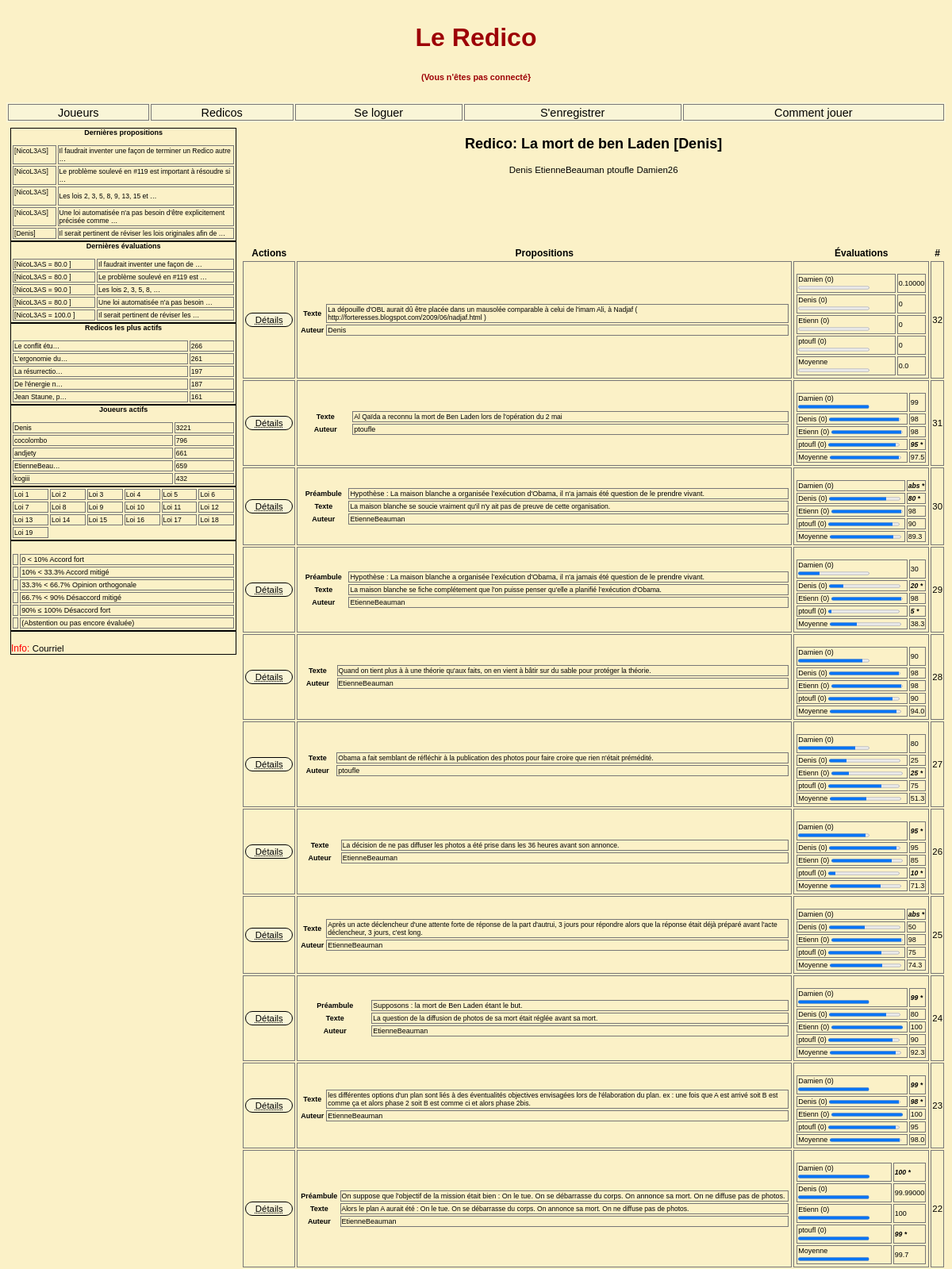
/redico/10/ (upper part), run on the app's committed database.
### redicos/models.py (models this page shows, shortened)
class Redico(models.Model):
    titre = models.TextField(unique=True)
    createur = models.ForeignKey(User, editable=False, on_delete=models.CASCADE, related_name='Redico_createur')
    debut = models.DateTimeField(auto_now_add=True)
    actif = models.BooleanField(default=True, editable=True)
    def participants_noms_ids(self):
        noms_ids = list(Proposition.objects.filter(redico=self.id).values(nom_=F('auteur__username'),id_=F('auteur__id')).distinct())
        return noms_ids
    def nb_joueurs(self):
        return len(self.participants_noms_ids())
    def les_props(self):
        props = Proposition.objects.filter(redico=self.id).order_by('-sequence')
        return props
    def nb_props(self):
        return len(self.les_props())
    def participe_au_redico(self, joueur_id):
        participants = self.participants_noms_ids()
        try:
            p = list(map(itemgetter('id_'), participants)).index(joueur_id)
            return True
        except:
            return False
    def heatmap(self):
        def my_apply(row):
            df_diff.at[row.J0, row.J1] = abs(row.e0 - row.e1)
        def df_bg_color(val):
            if   val > 0 and val < 10:       color = '#01B400'
            elif val >= 10 and val < 33.3:   color = '#51FF50'
            elif val >= 33.3 and val < 66.7: color = '#FFFFFF'
            elif val >= 66.7 and val < 90:   color = '#FE504F'
            elif val >= 90 and val <= 100:   color = '#B40001'
            else:                            color = '#c8d1d7'
            return f'background-color: {color}; color: black;'
        def df_diff():
            lst = []
            for prop in self.les_props(): # [<Proposition: Proposition object (3511)>, ... ]
                for p in prop.df_diff()['lst']:
                    lst.append(p)
            df = pd.DataFrame(lst, columns=['red_id', 'props_seq', 'J0', '#0', 'e0', 'J1', '#1', 'e1'])
            num = df._get_numeric_data()
            num[num < 0] = np.nan
            df['écart'] = abs(df['e0'] - df['e1'])
            df = df.sort_values(by=['props_seq', 'J0', 'J1'])
            return {'lst': lst,
                    'df': df}
        df_diff = df_diff()['df']
        df_diff.apply(my_apply, axis=1)
        if df_diff.empty == False:
            df_diff.groupby(['props_seq', 'J0', 'J1']).mean()
            df = df_diff['écart'].groupby([df_diff['J0'], df_diff['J1']]).mean()
            df = df.to_frame()
            print(f'df: L198 {df}')
            print(f'df: L200 {df}')
            df = df.style.set_caption('Écarts').\
                          highlight_max(subset='écart', color='#cf7474', axis=0).\
                          highlight_min(subset='écart', color='#01B400', axis=0).\
                          set_precision(2).render()
            print(f'L 203 {df}')
            return df
        else:
            return None

### propositions/models.py (models this page shows, shortened)
class Proposition(models.Model):
    auteur      = models.ForeignKey(User, editable=False, on_delete=models.CASCADE)
    redico      = models.ForeignKey('redicos.Redico', editable=False, on_delete=models.CASCADE)
    sequence    = models.IntegerField(editable=False)    # Repart a 1 pour chaque redico
    texte       = models.TextField()
    photo       = models.ImageField(blank=True, upload_to='static/image')  # Il faut instaler PIL
    lien        = models.URLField(blank=True)
    preambule   = models.TextField(blank=True, verbose_name='preambule')
    date_de_pub = models.DateField(verbose_name='date de publication', auto_now_add=True)
    def evals(self):
        evals = Evaluation.objects.filter(proposition=self.id).order_by('joueur__username')  # .values_list('eval', flat=True)
        prop_evals = evals.values(redId=F('proposition__redico_id'),
                                     seqId=F('proposition__sequence'),
                                     nom=F('joueur__username'),
                                     joueurId=F('joueur'),
                                     evaluation=F('eval'),
                                     le_commentaire=F('commentaire'),
                                     nbEdits=F('nb_edit'),
                                     laDate=F('date_eval'))
        joueur_eval_comb = list(itertools.combinations(prop_evals, 2))
        if len(evals) > 1:
            eval00 = joueur_eval_comb[0][0]['evaluation']
            eval01 = joueur_eval_comb[0][1]['evaluation']
            if (eval00 == -1) or (eval01 == -1):
                diff = 0
            else:
                diff = abs(eval00-eval01)
        else:
            diff = 0
        return { 'evals': prop_evals , 'diff': diff, 'joueur_eval_comb': joueur_eval_comb }
    def les_evaluateurs_id(self):
        evaluateurs_id = list(Evaluation.objects.filter(proposition=self.id).
                        values_list('proposition__evaluation__joueur', flat=True).distinct())
        return evaluateurs_id
    def nb_evaluations(self):
        nb = len(self.evals()['evals'])
        return nb
    def moyenne_des_evals(self):
        moy = Evaluation.objects.filter(Q(proposition=self.id) & ~Q(eval=-1)).aggregate(Avg('eval'))
        return moy['eval__avg']
    def joueurs_eval_comb(self):
        evals = self.evals()['evals']
        joueur_eval = list(evals.values_list('proposition__redico_id', 'proposition__sequence', 'joueur__username', 'joueur', 'eval'))
        joueur_eval_comb = sorted(itertools.combinations(joueur_eval, 2))
        return joueur_eval_comb
    def df_diff(self):
        lst = []
        for couple in self.joueurs_eval_comb():
            prop_seq = couple[0][1];
            red = couple[0][0];      id1  = couple[1][0]
            nom0 = couple[0][2][:5]; nom1 = couple[1][2][:5]
            id0 = couple[0][3];      id1  = couple[1][3]
            val0 = couple[0][4];     val1 = couple[1][4]
            lst.append([red, prop_seq, nom0, id0, val0, nom1, id1, val1])
        df_diff = pd.DataFrame.from_records(lst,
                                            columns=['red', 'props_seq', 'nom0', 'id0', 'e0', 'nom1', 'id1', 'e1'])
        df_diff['diff'] = (abs(df_diff['e0'] - df_diff['e1']))/100
        df_diff = df_diff.sort_values(by=['nom0'])
        return {'df':df_diff, 'lst':lst}

### redicos/views.py (the view)
def detail(request, redico_id):
    red = Redico.objects.filter(pk=redico_id)[0]
    props = red.les_props()
    nb_joueurs = red.nb_joueurs()
    d1 = {}
    try:
        stats = red.heatmap()
        d1['stats'] = stats
    except:
        pass
    d2 = { 'red': red,
          'props': props,
          'redico_id':redico_id,
          'show_profil': True,
          'show_stats': True,
          'show_add_redico': False,
          'show_edit_redico': False,
          'show_supprime_redico': False,
          'show_add_prop': True,
          'show_edit_prop': False,
          'show_supprime_prop': False,
          'show_add_eval': False,
          'show_edit_eval': False,
          }
    c = {**d1, **d2}
    return render(request, "redicos/detail.html", c)

### redicos/context_processors.py (called while the page is built)
def redicos_importants(request):
    redicos_importants = Proposition.objects.all().values('redico__id', 'redico__titre').annotate(cnt=Count('redico')).order_by('-cnt')[:nb_Items]
    return { 'redicos_importants': redicos_importants, }

def redicos_dynamiques(request):
    redicos_dynamiques = Proposition.objects.all().values('redico__id', 'redico__titre').annotate(cnt=Count('redico')).order_by('-cnt')[:nb_Items]
    return {'redicos_dynamiques': redicos_dynamiques, }

def dern_props(request):
    dernieres_props = Proposition.objects.all().values('texte', 'redico__id', 'sequence', 'auteur__id', 'auteur__username').order_by('-id')[:nb_Items]
    return {'dern_props': dernieres_props, }

def dern_evals(request):
    dernieres_evals = Evaluation.objects.all().values('proposition__sequence',
                                                      'proposition__redico__id',
                                                      'proposition__texte',
                                                      'joueur__username',
                                                      'eval').order_by('-id')[:nb_Items]
    return {'dern_evals': dernieres_evals, }

def joueurs_actifs(request):
    joueurs_actifs = Evaluation.objects.all().values('joueur__username', 'joueur__id').annotate(cnt=Count('joueur')).order_by('-cnt')[:nb_Items]
    return {'joueurs_actifs': joueurs_actifs,}

### redicos/templatetags/evaluations_tags.py (called while the page is built)
@register.simple_tag(takes_context=True)
def detail_de_la_proposition(context):
    redico_Id = context.dicts[5]['prop'].redico_id
    sequence_Id = context.dicts[5]['prop'].sequence
    html = mark_safe(f""" <div> <button class='btn-action'>
                                <a href="/redico/{ redico_Id }/proposition/{sequence_Id}">
                                <i class="fas fa-eye""></i>
                                <abbr title="D�tail de la propositiin">D�tails</abbr></a>
                                </button> </div> """)
    return html

### redicos/templatetags/gb_filters.py (called while the page is built)
@register.filter(name='abstention')
@stringfilter
def abstention(value):
    try:
        if float(value.replace(',','.')) < 0:
            return 'abs'
        else:
            return u"%s\n" % (value)
    except:
        return u"%s\n" % (value)

### templates/redicos/detail.html (shortened to what this page needs)
{% extends "base.html"  %}
{% load evaluations_tags %}
{% load gb_filters %}
{% load i18n %}
{% block index-detail %}
<div class="div-index-detail">
    <table class="redico-detail">
            <thead>
                <caption>
                    <h2>Redico: {{ red.titre }} [{{ red.createur }}]</h2>
                    <div class="liste-joueurs">
                        {% for info in  red.participants_noms_ids %}
                             <a href="{% url 'joueur-detail' info.id_ %}">{{ info.nom_ }}</a>
                        {% endfor %}
                    </div>
                    <br />
                      <div class="div-wrapper">
                    </div>
                <br />
                    <th class="Actions">Actions</th>
                    <th class="Proposition">Propositions</th>
                    <th class="Evaluation">Évaluations</th>
                    <th class="No">#</th>
                </caption>
            </thead>
            {% for prop in props %}
                <tr>
                    <div>
                        <td>
                        {% detail_de_la_proposition %}
                        </td>
                    </div>
                    <div>
                    <td>
                        <table class="colprop">
                            {% if prop.preambule %}
                                <tr>
                                    <th>Préambule</th>
                                    <td style="word-break: break-word"> {{ prop.preambule|safe|urlize|truncatewords:50  }}
                                    </td>
                                </tr>
                            {% endif %}
                            <tr>
                                <th>Texte</th>
                                <td  style="word-break: break-word" ><a href="{% url "proposition-detail" red.id prop.sequence %}">{{ prop.texte }}</a></td>
                            </tr>
                            <tr>
                                <th>Auteur</th><td> {{ prop.auteur }}</td>
                            </tr>
                    </table>
                    </td>
                    </div>
                    <div>
                    <td>
                <div>
                <table class="colonneEvaluation">
                    {% for e in prop.evals.evals %}
                        <tr>
                            <td>
                                {{ e.nom|slice:":6" }} ({{ e.nbEdits }})
                                {% if e.evaluation >= 0 %}
                                <progress class="progress" value={{ e.evaluation|abstention }} max="100"></progress>
                                {% endif %}
                            </td>
                            {% if e.le_commentaire %}
                                <td>
                                    <a title="{{ e.le_commentaire }}"
                                    href="{% url "proposition-detail" red.id prop.sequence %}">
                                    <b><i>{{ e.evaluation|floatformat:"-5"|abstention }} *</i></b></a>
                                </td>
                            {% else %}
                                <td>{{ e.evaluation|floatformat:"-5"|abstention }}</td>
                            {% endif %}
                        </tr>
                    {% endfor %}
                    {% if prop.nb_evaluations > 1 %}
                        <td>Moyenne
                         <progress class="progress" value={{ prop.moyenne_des_evals|abstention }} max="100"></progress>
                        </td>
                        <td>
                            {{ prop.moyenne_des_evals|floatformat:1 }}
                        </td>
                    {% endif %}
                </table>
                </div>
                </td>
                </div>
                    <div>
                        <td>
                            <a href="{% url 'proposition-detail' red.id prop.sequence %}">{{ prop.sequence }}</a>
                        </td>
                    </div>
                </tr>
            {% endfor %}
    </table>
</div>
{% endblock index-detail %}

### css/redico4.css (style rules this page uses)
body { font-family: Arial; background-color: #fbf1c7; }
.div-index-detail { grid-area: 4 / 4 / 11 / -1; }
.div-index-detail caption { color: black; }
table { font-size: 0.75em; color: black; border: solid 0px #6f6e71; margin-left: auto; margin-right: auto; width: 100%; }
table caption { color: wheat; }
table caption .div-wrapper { display: flex; border: solid 0px red; margin-top: 20px; width: 100%; height: 40px; }
table .div-wrapper { text-align: center; }
div .btn-action { background-color: #f9f5d7; border: solid black 1px; color: red; padding: 1px 1px; width: 60px; text-align: center; text-decoration: none; display: inline-block; font-size: 12px; margin: 1px 1px; cursor: pointer; border-radius:10px; }

### data on the page
Redico: titre "La mort de ben Laden", createur "Denis"
Proposition: redico+sequence "Détails", texte "La dépouille d'OBL aurait dû être placée dans un mausolée comparable à celui de l'imam Ali, à Nadjaf ( http://forteresses.blogspot.com/2009/06/nadjaf.html )", auteur "Denis", nom "Damien" "Denis" "Etienn" "ptoufl", nbEdits "0" "0" "0" "0", {{ e.evaluation|abstention }} 0.1 (drawn), evaluation|abstention "0.10000" "0" "0" "0", moyenne_des_evals "0.0", sequence "32"
Proposition: redico+sequence "Détails", texte "Al Qaïda a reconnu la mort de Ben Laden lors de l'opération du 2 mai", auteur "ptoufle", nom "Damien" "Denis" "Etienn" "ptoufl", nbEdits "0" "0" "0" "0", {{ e.evaluation|abstention }} 99.0 (drawn), evaluation|abstention "99" "98" "98", {{ e.evaluation|abstention }} 98.0 (drawn), {{ e.evaluation|abstention }} 95.0 (drawn), evaluation|abstention "95", moyenne_des_evals "97.5", sequence "31"
Proposition: redico+sequence "Détails", preambule "Hypothèse : La maison blanche a organisée l’exécution d'Obama, il n'a jamais été question de le prendre vivant.", texte "La maison blanche se soucie vraiment qu'il n'y ait pas de preuve de cette organisation.", auteur "EtienneBeauman", nom "Damien" "Denis" "Etienn" "ptoufl", nbEdits "0" "0" "0" "0", evaluation|abstention "abs" "80", {{ e.evaluation|abstention }} 80.0 (drawn), {{ e.evaluation|abstention }} 98.0 (drawn), evaluation|abstention "98" "90", {{ e.evaluation|abstention }} 90.0 (drawn), moyenne_des_evals "89.3", sequence "30"
Proposition: redico+sequence "Détails", preambule "Hypothèse : La maison blanche a organisée l’exécution d'Obama, il n'a jamais été question de le prendre vivant.", texte "La maison blanche se fiche complétement que l'on puisse penser qu'elle a planifié l’exécution d'Obama.", auteur "EtienneBeauman", nom "Damien" "Denis" "Etienn" "ptoufl", nbEdits "0" "0" "0" "0", {{ e.evaluation|abstention }} 30.0 (drawn), evaluation|abstention "30" "98", {{ e.evaluation|abstention }} 20.0 (drawn), evaluation|abstention "20" "5", {{ e.evaluation|abstention }} 98.0 (drawn), {{ e.evaluation|abstention }} 5.0 (drawn), moyenne_des_evals "38.3", sequence "29"
Proposition: redico+sequence "Détails", texte "Quand on tient plus à à une théorie qu'aux faits, on en vient à bâtir sur du sable pour protéger la théorie.", auteur "EtienneBeauman", nom "Damien" "Denis" "Etienn" "ptoufl", nbEdits "0" "0" "0" "0", {{ e.evaluation|abstention }} 90.0 (drawn), evaluation|abstention "90" "98" "98" "90", {{ e.evaluation|abstention }} 98.0 (drawn), moyenne_des_evals "94.0", sequence "28"
Proposition: redico+sequence "Détails", texte "Obama a fait semblant de réfléchir à la publication des photos pour faire croire que rien n'était prémédité.", auteur "ptoufle", nom "Damien" "Denis" "Etienn" "ptoufl", nbEdits "0" "0" "0" "0", {{ e.evaluation|abstention }} 80.0 (drawn), evaluation|abstention "80" "25" "75", {{ e.evaluation|abstention }} 25.0 (drawn), evaluation|abstention "25", {{ e.evaluation|abstention }} 75.0 (drawn), moyenne_des_evals "51.3", sequence "27"
Proposition: redico+sequence "Détails", texte "La décision de ne pas diffuser les photos a été prise dans les 36 heures avant son annonce.", auteur "EtienneBeauman", nom "Damien" "Denis" "Etienn" "ptoufl", nbEdits "0" "0" "0" "0", {{ e.evaluation|abstention }} 95.0 (drawn), evaluation|abstention "95" "10", evaluation|abstention "95" "85", {{ e.evaluation|abstention }} 85.0 (drawn), {{ e.evaluation|abstention }} 10.0 (drawn), moyenne_des_evals "71.3", sequence "26"
Proposition: redico+sequence "Détails", texte "Après un acte déclencheur d'une attente forte de réponse de la part d'autrui, 3 jours pour répondre alors que la réponse était déjà préparé avant l'acte déclencheur, 3 jours, c'est long.", auteur "EtienneBeauman", nom "Damien" "Denis" "Etienn" "ptoufl", nbEdits "0" "0" "0" "0", evaluation|abstention "abs", {{ e.evaluation|abstention }} 50.0 (drawn), evaluation|abstention "50" "98" "75", {{ e.evaluation|abstention }} 98.0 (drawn), {{ e.evaluation|abstention }} 75.0 (drawn), moyenne_des_evals "74.3", sequence "25"
Proposition: redico+sequence "Détails", preambule "Supposons : la mort de Ben Laden étant le but.", texte "La question de la diffusion de photos de sa mort était réglée avant sa mort.", auteur "EtienneBeauman", nom "Damien" "Denis" "Etienn" "ptoufl", nbEdits "0" "0" "0" "0", {{ e.evaluation|abstention }} 99.0 (drawn), evaluation|abstention "99", {{ e.evaluation|abstention }} 80.0 (drawn), evaluation|abstention "80" "100" "90", {{ e.evaluation|abstention }} 100.0 (drawn), {{ e.evaluation|abstention }} 90.0 (drawn), moyenne_des_evals "92.3", sequence "24"
Proposition: redico+sequence "Détails", texte "les différentes options d'un plan sont liés à des éventualités objectives envisagées lors de l'élaboration du plan. ex : une fois que A est arrivé soit B est comme ça et alors phase 2 soit B est comme ci et alors phase 2bis.", auteur "EtienneBeauman", nom "Damien" "Denis" "Etienn" "ptoufl", nbEdits "0" "0" "0" "0", {{ e.evaluation|abstention }} 99.0 (drawn), evaluation|abstention "99" "98", {{ e.evaluation|abstention }} 100.0 (drawn), evaluation|abstention "100" "95", {{ e.evaluation|abstention }} 95.0 (drawn), moyenne_des_evals "98.0", sequence "23"
Proposition: redico+sequence "Détails", preambule "On suppose que l'objectif de la mission était bien : On le tue. On se débarrasse du corps. On annonce sa mort. On ne diffuse pas de photos.", texte "Alors le plan A aurait été : On le tue. On se débarrasse du corps. On annonce sa mort. On ne diffuse pas de photos.", auteur "EtienneBeauman", nom "Damien" "Denis" "Etienn" "ptoufl", nbEdits "0" "0" "0" "0", {{ e.evaluation|abstention }} 100.0 (drawn), evaluation|abstention "100" "99", {{ e.evaluation|abstention }} 99.99 (drawn), evaluation|abstention "99.99000" "100", {{ e.evaluation|abstention }} 99.0 (drawn), moyenne_des_evals "99.7", sequence "22"

### other printed values
{{ p.auteur__username|slice:":12" }} "NicoL3AS" "NicoL3AS" "NicoL3AS" "NicoL3AS" "Denis"
{{ p.texte|truncatewords:10|safe|urlize }} "Il faudrait inventer une façon de terminer un Redico autre …" "Le problème soulevé en #119 est important à résoudre si …" "Les lois 2, 3, 5, 8, 9, 13, 15 et …" "Une loi automatisée n'a pas besoin d'être explicitement précisée comme …" "Il serait pertinent de réviser les lois originales afin de …"
{{ e.joueur__username|slice:":12" }} "NicoL3AS" "NicoL3AS" "NicoL3AS" "NicoL3AS" "NicoL3AS"
{{ e.eval|abstention }} "80.0" "80.0" "90.0" "80.0" "100.0"
{{ e.proposition__texte|truncatewords:6|safe|urlize }} "Il faudrait inventer une façon de …" "Le problème soulevé en #119 est …" "Les lois 2, 3, 5, 8, …" "Une loi automatisée n'a pas besoin …" "Il serait pertinent de réviser les …"
{{ r.redico__titre|truncatechars:15 }} "Le conflit étu…" "L'ergonomie du…" "La résurrectio…" "De l'énergie n…" "Jean Staune, p…"
{{ r.cnt }} "266" "261" "197" "187" "161"
{{ j.joueur__username|truncatechars:12 }} "Denis" "cocolombo" "andjety" "EtienneBeau…" "kogiii"
{{ j.cnt }} "3221" "796" "661" "659" "432"
{{ info.nom_ }} "Denis" "EtienneBeauman" "ptoufle" "Damien26"
